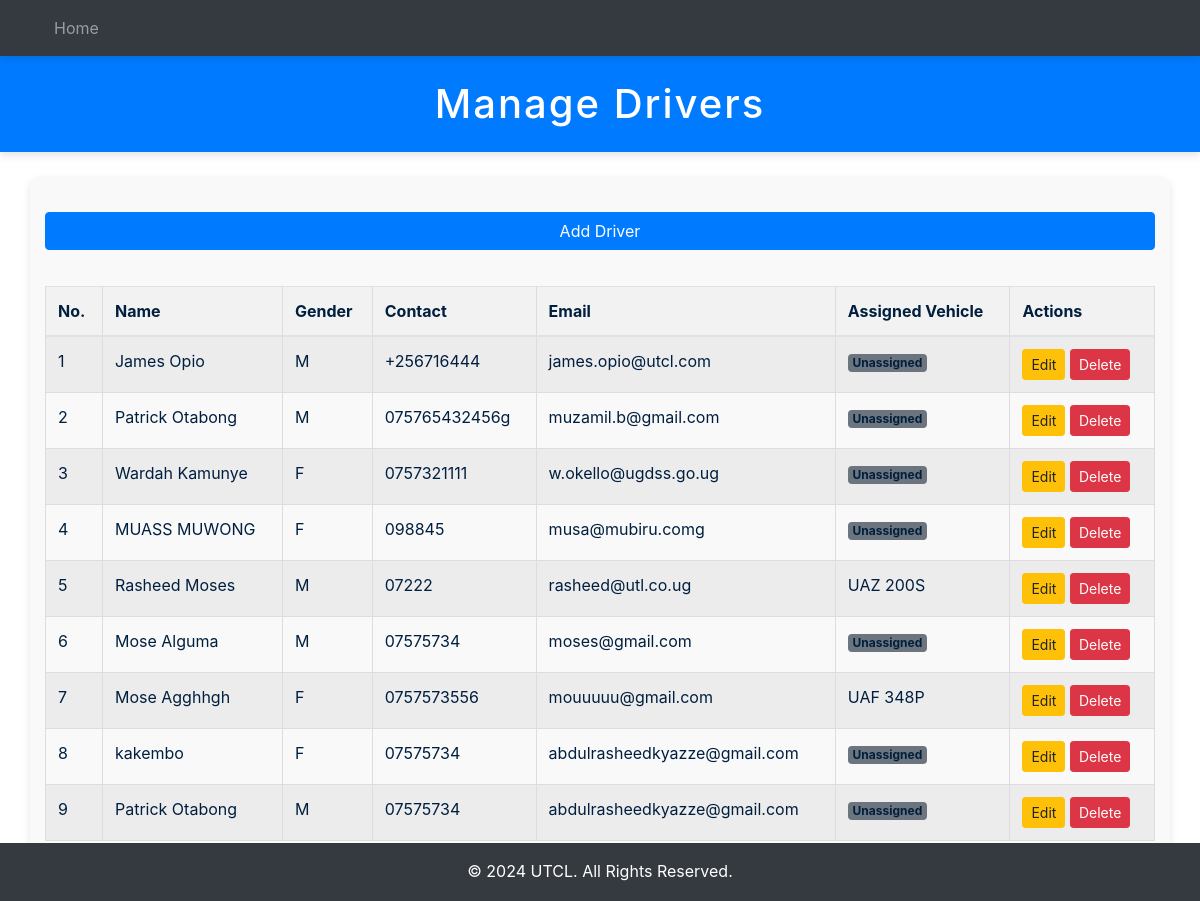
Before: /drivers/ with the older database file.
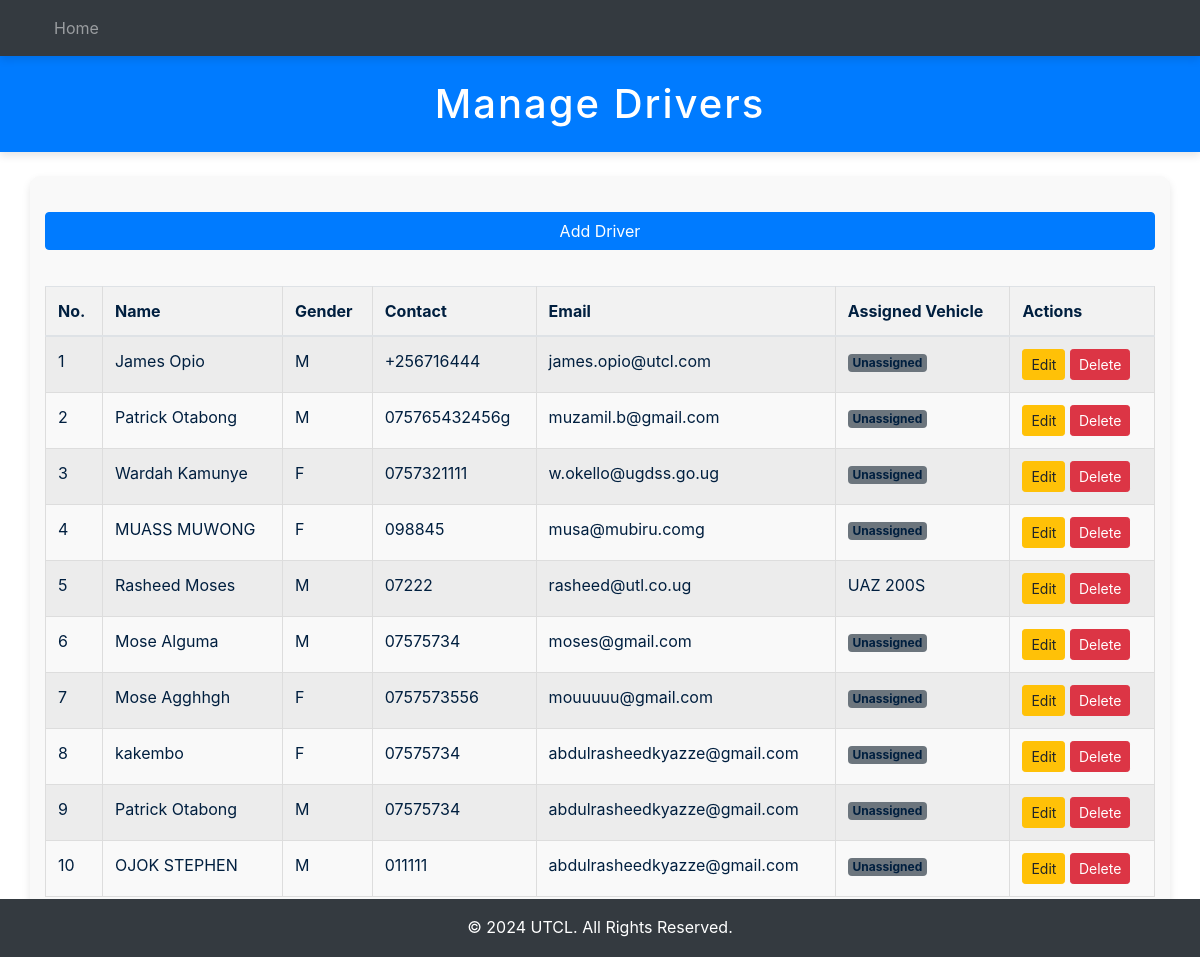
After: the same page with the newer database file.
### fleetApp/models.py (models this page shows, shortened)
class Driver(models.Model):
  GENDER_OPTION = [
    ("M", "Male"),
    ("F", "Female")
  ]
  driver_name = models.CharField(max_length=50)
  gender = models.CharField(max_length=2, choices=GENDER_OPTION)
  contact = models.CharField(max_length=20)
  email_address = models.EmailField()
  vehicle = models.ForeignKey(Vehicle, on_delete=models.SET_NULL, null=True)

class Vehicle(models.Model):
  ENGIN = [
    ("GAS", "Gasoline"),
    ("HYB", "Hybrid"),
    ("DIS", "Diesel"),
    ("ELE", "Electric")
  ]
  STATUS = [
    ("Av", "Available"),
    ("Al", "Allocated")
  ]
  vehicle_plate = models.CharField(max_length=20)
  vehicle_type = models.CharField(max_length=50)
  mileage = models.PositiveIntegerField()
  engine_type = models.CharField(max_length=4, choices=ENGIN)
  status = models.CharField(max_length=2, choices=STATUS, default="Available")

### fleetApp/views.py (the view)
# urls.py: path('drivers/', views.drivers_list, name='drivers'),
def drivers_list(request):
    drivers = Driver.objects.select_related('vehicle').all()  # Get drivers with their associated vehicles
    for driver in drivers:
        if not driver.vehicle:
            driver.vehicle_plate = "Unassigned"  # Set the vehicle_plate to "Unassigned" if no vehicle is assigned
        else:
            driver.vehicle_plate = driver.vehicle.vehicle_plate  # Otherwise, display the vehicle plate
    form = DriverForm()  # Driver form (if needed for adding new drivers)
    context = {
        'drivers': drivers,
        'form': form
    }
    return render(request, 'fleetApp/driver/drivers.html', context)

### fleetApp/templates/fleetApp/driver/drivers.html (shortened to what this page needs)
{% extends "main.html" %}
{% load crispy_forms_tags %}
{% block header %}Manage Drivers{% endblock %}
{% block content %}
<div class="containers">
    <button type="button" class="btn btn-primary my-3" data-bs-toggle="modal" data-bs-target="#addDriverModal">
        Add Driver
    </button>
    <table class="table table-striped">
        <thead>
            <tr>
                <th>No.</th>
                <th>Name</th>
                <th>Gender</th>
                <th>Contact</th>
                <th>Email</th>
                <th>Assigned Vehicle</th>
                <th>Actions</th>
            </tr>
        </thead>
        <tbody>
            {% for driver in drivers %}
            <tr>
                <td>{{ forloop.counter }}</td>
                <td>{{ driver.driver_name }}</td>
                <td>{{ driver.gender }}</td>
                <td>{{ driver.contact }}</td>
                <td>{{ driver.email_address }}</td>
                <td>
                    {% if driver.vehicle_plate == "Unassigned" %}
                        <span class="badge bg-secondary">Unassigned</span>
                    {% else %}
                        {{ driver.vehicle_plate }}
                    {% endif %}
                </td>
                <td>
                    <a href="{% url 'edit_driver' driver.id %}" class="btn btn-sm btn-warning">Edit</a>
                    <a href="{% url 'delete_driver' driver.id %}" class="btn btn-sm btn-danger" onclick="return confirm('Are you sureyou want to delete this Driver?');">Delete</a>
                </td>
            </tr>
            {% endfor %}
        </tbody>
    </table>
</div>
{% endblock %}

Changed rows visible on the page:
changed Driver "Mose Agghhgh": vehicle_plate "UAF 348P" → (not shown); now shows "Unassigned"
added Driver: driver_name "OJOK STEPHEN", gender "M", contact "011111", email_address "abdulrasheedkyazze@gmail.com", shows "Unassigned"
